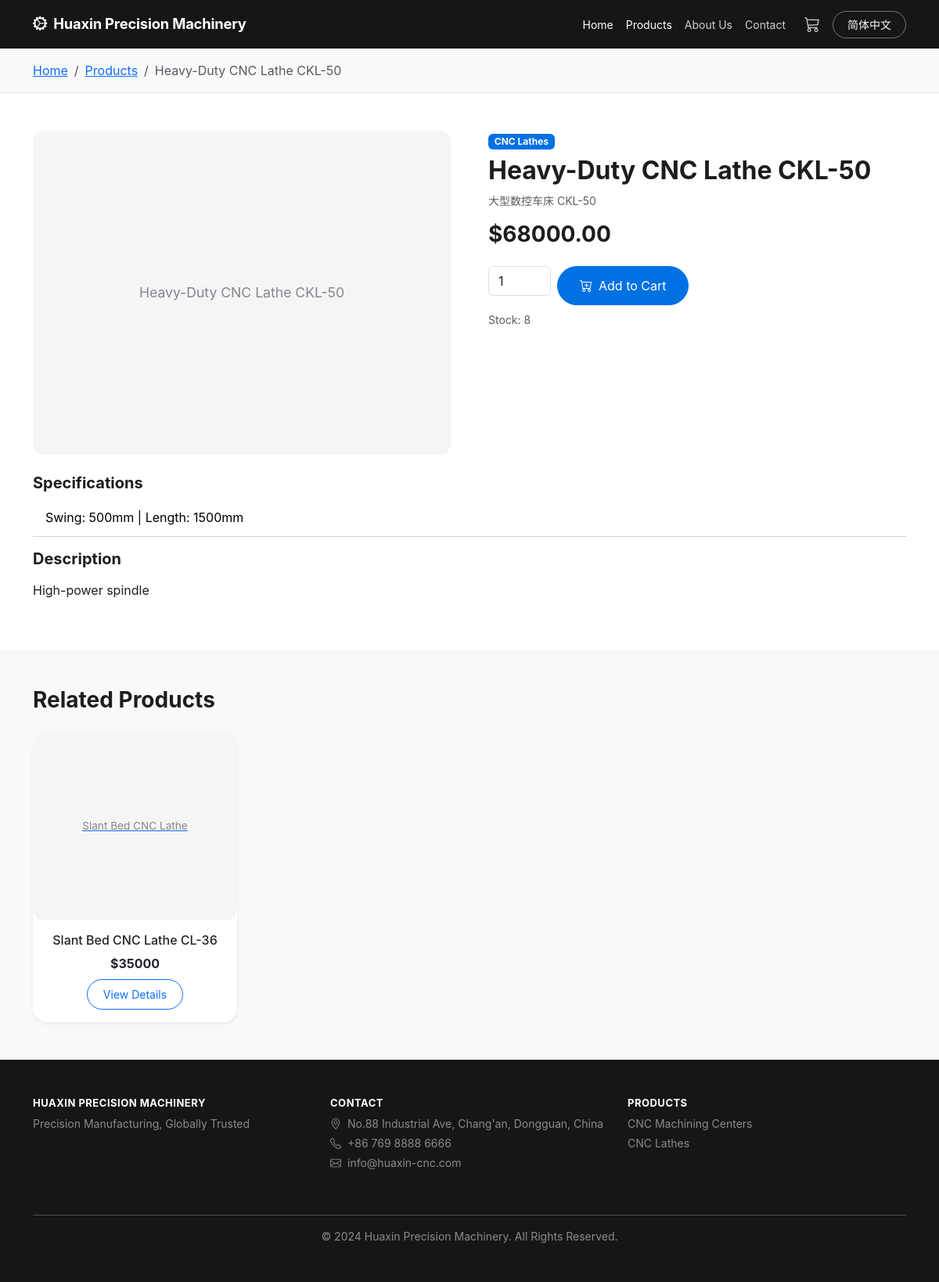
Page /en/products/ckl-50/ on the committed database.
### shop/models.py (models this page shows, shortened)
class Product(models.Model):
    category = models.ForeignKey(
        Category, on_delete=models.CASCADE,
        related_name="products", verbose_name=_("Category")
    )
    name_zh = models.CharField(_("Name (Chinese)"), max_length=200)
    name_en = models.CharField(_("Name (English)"), max_length=200)
    slug = models.SlugField(unique=True)
    image = models.ImageField(_("Main Image"), upload_to="products/", blank=True)
    specs_zh = models.TextField(_("Specs (Chinese)"), blank=True)
    specs_en = models.TextField(_("Specs (English)"), blank=True)
    desc_zh = models.TextField(_("Description (Chinese)"), blank=True)
    desc_en = models.TextField(_("Description (English)"), blank=True)
    price = models.DecimalField(_("Price"), max_digits=10, decimal_places=2)
    stock = models.IntegerField(_("Stock"), default=0)
    is_featured = models.BooleanField(_("Featured"), default=False)
    is_active = models.BooleanField(_("Active"), default=True)
    created_at = models.DateTimeField(auto_now_add=True)
    updated_at = models.DateTimeField(auto_now=True)
    class Meta:
        verbose_name = _("Product")
        verbose_name_plural = _("Products")
        ordering = ["-created_at"]
        indexes = [
            models.Index(fields=["slug"]),
            models.Index(fields=["is_featured", "is_active"]),
        ]

class Category(models.Model):
    name_zh = models.CharField(_("Name (Chinese)"), max_length=100)
    name_en = models.CharField(_("Name (English)"), max_length=100)
    slug = models.SlugField(unique=True)
    image = models.ImageField(_("Category Image"), upload_to="categories/", blank=True)
    order = models.IntegerField(_("Order"), default=0)
    is_active = models.BooleanField(_("Active"), default=True)
    created_at = models.DateTimeField(auto_now_add=True)
    class Meta:
        verbose_name = _("Category")
        verbose_name_plural = _("Categories")
        ordering = ["order", "id"]

### shop/views.py (the view)
# urls.py: path("products/<slug:slug>/", views.ProductDetailView.as_view(), name="product_detail"),
class ProductDetailView(View):
    def get(self, request, slug):
        product = get_object_or_404(
            Product.objects.select_related("category"), slug=slug, is_active=True
        )
        related = Product.objects.filter(
            category=product.category, is_active=True
        ).exclude(id=product.id)[:4]
        return render(request, "shop/product_detail.html", {
            "product": product,
            "related_products": related,
        })

### shop/cart.py (called while the page is built)
def get_cart(request):
    if hasattr(request, "_cart"):
        return request._cart
    session_id = request.session.get("cart_id")
    if not session_id:
        session_id = str(uuid.uuid4())
        request.session["cart_id"] = session_id
        request.session.set_expiry(60 * 60 * 24 * 7)
        cart = Cart.objects.create(session_id=session_id)
    else:
        cart, _created = Cart.objects.get_or_create(session_id=session_id)
    request._cart = cart
    return cart

### shop/context_processors.py (called while the page is built)
def global_settings(request):
    categories = Category.objects.filter(is_active=True).order_by("order")
    cart = get_cart(request)
    return {
        "site_categories": categories,
        "cart_count": cart.item_count(),
        "cart_total": cart.total(),
    }

### shop/models.py (called while the page is built)
    def total(self):
        return sum(item.subtotal() for item in self.items.all())

    def item_count(self):
        return sum(item.quantity for item in self.items.all())

### templates/shop/product_detail.html (shortened to what this page needs)
{% extends "base.html" %}{% load i18n %}
{% block content %}
<section class="py-3 bg-light border-bottom"><div class="container"><nav aria-label="breadcrumb"><ol class="breadcrumb mb-0">
<li class="breadcrumb-item"><a href="{% url 'shop:home' %}">{% trans "Home" %}</a></li>
<li class="breadcrumb-item"><a href="{% url 'shop:product_list' %}">{% trans "Products" %}</a></li>
<li class="breadcrumb-item active">{{ product.name_en }}</li></ol></nav></div></section>
<section class="py-5"><div class="container"><div class="row g-5">
<div class="col-md-6"><div class="product-image-wrapper">
{% if product.image %}<img src="{{ product.image.url }}" class="img-fluid rounded shadow" alt="{{ product.name_en }}" data-fallback="{{ product.name_en }}">
{% else %}<div class="product-img-fallback-lg">{{ product.name_en }}</div>{% endif %}</div></div>
<div class="col-md-6"><span class="badge bg-primary mb-2">{{ product.category.name_en }}</span>
<h2 class="fw-bold mb-2">{{ product.name_en }}</h2><p class="text-muted small">{{ product.name_zh }}</p>
<h3 class="text-accent fw-bold mb-4">${{ product.price|floatformat:2 }}</h3>
<form method="post" action="{% url 'shop:add_to_cart' product_id=product.id %}">{% csrf_token %}
<div class="row g-2"><div class="col-auto"><input type="number" name="quantity" value="1" min="1" max="{{ product.stock }}" class="form-control" style="width:80px"></div>
<div class="col-auto"><button type="submit" class="btn btn-accent"><i class="bi bi-cart-plus me-2"></i>{% trans "Add to Cart" %}</button></div></div>
<p class="small text-muted mt-2">{% trans "Stock" %}: {{ product.stock }}</p></form></div></div>
{% if product.specs_en %}<div class="mt-4"><h5 class="fw-bold">{% trans "Specifications" %}</h5><table class="table specs-table mt-2"><tbody>{% for line in product.specs_en.splitlines %}<tr><td>{{ line }}</td></tr>{% endfor %}</tbody></table></div>{% endif %}
{% if product.desc_en %}<div class="mt-3"><h5 class="fw-bold">{% trans "Description" %}</h5><p class="text-secondary mt-2">{{ product.desc_en|linebreaks }}</p></div>{% endif %}
</div></div></section>
{% if related_products %}<section class="py-5 bg-light"><div class="container"><h3 class="fw-bold mb-4">{% trans "Related Products" %}</h3><div class="row g-4">{% for rp in related_products %}<div class="col-md-3 col-6"><div class="card h-100 border-0 shadow-sm product-card"><a href="{% url 'shop:product_detail' slug=rp.slug %}"><div class="card-img-wrapper">{% if rp.image %}<img src="{{ rp.image.url }}" class="card-img-top" alt="{{ rp.name_en }}" data-fallback="{{ rp.name_en }}">{% else %}<div class="product-img-fallback">{{ rp.name_en|slice:":20" }}</div>{% endif %}</div></a><div class="card-body text-center"><h6 class="card-title">{{ rp.name_en }}</h6><p class="text-accent fw-bold mb-2">${{ rp.price|floatformat:0 }}</p><a href="{% url 'shop:product_detail' slug=rp.slug %}" class="btn btn-outline-primary btn-sm">{% trans "View Details" %}</a></div></div></div>{% endfor %}</div></div></section>{% endif %}
{% endblock %}

### templates/base.html (shortened to what this page needs)
{% load static %}{% load i18n %}<!doctype html>
<html lang="{{ LANGUAGE_CODE }}">
<head>
    <link href="https://cdn.jsdelivr.net/npm/bootstrap@5.3.3/dist/css/bootstrap.min.css" rel="stylesheet">
    <link rel="stylesheet" href="https://cdn.jsdelivr.net/npm/bootstrap-icons@1.11.3/font/bootstrap-icons.min.css">
    <link rel="stylesheet" href="{% static 'css/style.css' %}">
</head>
<body>
<nav class="navbar navbar-expand-lg navbar-dark sticky-top"><div class="container">
<a class="navbar-brand fw-bold" href="{% url 'shop:home' %}"><i class="bi bi-gear-wide-connected me-2"></i>{% trans "Huaxin Precision Machinery" %}</a>
<div class="collapse navbar-collapse" id="navbarNav"><ul class="navbar-nav ms-auto align-items-lg-center">
<li class="nav-item"><a class="nav-link" href="{% url 'shop:home' %}">{% trans "Home" %}</a></li>
<li class="nav-item"><a class="nav-link" href="{% url 'shop:product_list' %}">{% trans "Products" %}</a></li>
<li class="nav-item"><a class="nav-link" href="{% url 'shop:about' %}">{% trans "About Us" %}</a></li>
<li class="nav-item"><a class="nav-link" href="{% url 'shop:contact' %}">{% trans "Contact" %}</a></li>
<li class="nav-item ms-lg-2"><a class="nav-link position-relative" href="{% url 'shop:cart' %}"><i class="bi bi-cart3 fs-5"></i></a></li>
<li class="nav-item ms-lg-2">{% get_current_language as CUR %}{% if CUR == 'en' %}<a class="btn btn-outline-light btn-sm" href="/zh-hans{{ request.get_full_path|slice:'3:' }}">简体中文</a>{% else %}<a class="btn btn-outline-light btn-sm" href="/en{{ request.get_full_path|slice:'8:' }}">English</a>{% endif %}</li>
</ul></div></div></nav>
<main>{% block content %}{% endblock %}</main>
<footer class="footer text-white py-5 mt-auto"><div class="container"><div class="row">
<div class="col-md-4 mb-4"><h6 class="fw-bold">{% trans "Huaxin Precision Machinery" %}</h6><p class="small text-white-50">{% trans "Precision Manufacturing, Globally Trusted" %}</p></div>
<div class="col-md-4 mb-4"><h6 class="fw-bold">{% trans "Contact" %}</h6><ul class="list-unstyled small text-white-50"><li class="mb-1"><i class="bi bi-geo-alt me-2"></i>{% trans "No.88 Industrial Ave, Chang'an, Dongguan, China" %}</li><li class="mb-1"><i class="bi bi-telephone me-2"></i>+86 769 8888 6666</li><li class="mb-1"><i class="bi bi-envelope me-2"></i>info@huaxin-cnc.com</li></ul></div>
<div class="col-md-4 mb-4"><h6 class="fw-bold">{% trans "Products" %}</h6><ul class="list-unstyled small text-white-50">{% for cat in site_categories %}<li class="mb-1">{% get_current_language as LANG %}{% if LANG == 'zh-hans' %}{{ cat.name_zh }}{% else %}{{ cat.name_en }}{% endif %}</li>{% endfor %}</ul></div>
</div><hr class="border-white-50"><p class="text-center small text-white-50 mb-0">&copy; 2024 {% trans "Huaxin Precision Machinery" %}. {% trans "All Rights Reserved." %}</p></div></footer>
</body></html>

### static/css/style.css (style rules this page uses)
:root { --nav-bg: #161617; --hero-bg: #000000; --text-primary: #1d1d1f; --text-secondary: #86868b; --link-color: #0071e3; --link-hover: #0064d2; --bg-light: #f5f5f7; --bg-white: #ffffff; --border-color: #d2d2d7; --shadow-sm: 0 2px 8px rgba(0,0,0,0.06); --shadow-md: 0 4px 20px rgba(0,0,0,0.10); --radius-card: 18px; --radius-md: 14px; --radius-pill: 980px; --transition: 0.3s cubic-bezier(0.25, 0.1, 0.25, 1); }
body { font-family: -apple-system,'SF Pro Display','Helvetica Neue','PingFang SC','Microsoft YaHei',sans-serif; color: var(--text-primary); display: flex; flex-direction: column; min-height: 100vh; -webkit-font-smoothing: antialiased; }
main { flex: 1; }
.navbar { background: var(--nav-bg) !important; min-height: 52px; backdrop-filter: blur(20px); -webkit-backdrop-filter: blur(20px); }
.navbar-brand { font-size: 1.15rem; letter-spacing: -.2px; }
.navbar .nav-link { font-size: .875rem; color: rgba(255,255,255,.8) !important; transition: var(--transition); }
.navbar .nav-link:hover,.navbar .nav-link.active { color: #fff !important; }
.btn-accent { background: var(--link-color); border-color: var(--link-color); color: #fff; border-radius: var(--radius-pill); padding: 12px 28px; transition: var(--transition); }
.btn-outline-primary { border-radius: var(--radius-pill); padding: 8px 20px; }
.btn-outline-light { border-radius: var(--radius-pill); padding: 6px 18px; border-color: rgba(255,255,255,.4); }
.product-card,.category-card,.feature-card { transition: transform var(--transition),box-shadow var(--transition); border-radius: var(--radius-card); overflow: hidden; background: var(--bg-white); }
.card-img-wrapper { height: 240px; overflow: hidden; display: flex; align-items: center; justify-content: center; background: var(--bg-light); border-radius: var(--radius-md); margin: 0; padding: 1rem; }
.product-img-fallback { width: 100%; height: 100%; display: flex; align-items: center; justify-content: center; color: var(--text-secondary); font-size: .85rem; background: var(--bg-light); border-radius: var(--radius-md); }
.product-image-wrapper { background: var(--bg-light); border-radius: var(--radius-md); padding: 2rem; display: flex; align-items: center; justify-content: center; min-height: 350px; }
.product-img-fallback-lg { width: 100%; min-height: 350px; display: flex; align-items: center; justify-content: center; color: var(--text-secondary); font-size: 1.1rem; background: var(--bg-light); border-radius: var(--radius-md); }
.footer { background: var(--nav-bg); color: var(--text-secondary); padding: 60px 0 30px; }
.footer h6 { color: #fff; font-size: .8125rem; text-transform: uppercase; letter-spacing: .5px; }
.specs-table td { border-color: var(--border-color); padding: .75rem 1rem; }
.badge.bg-primary,.badge.bg-accent { background: var(--link-color) !important; }

### rows in the picture
Product: name_en "Heavy-Duty CNC Lathe CKL-50", category.name_en "CNC Lathes", name_zh "大型数控车床 CKL-50", price "68000.00", stock "8", splitlines "Swing: 500mm | Length: 1500mm", desc_en "High-power spindle"
Product: name_en "Slant Bed CNC Lathe", name_en "Slant Bed CNC Lathe CL-36", price "35000"
Category: name_en "CNC Machining Centers"
Category: name_en "CNC Lathes"
